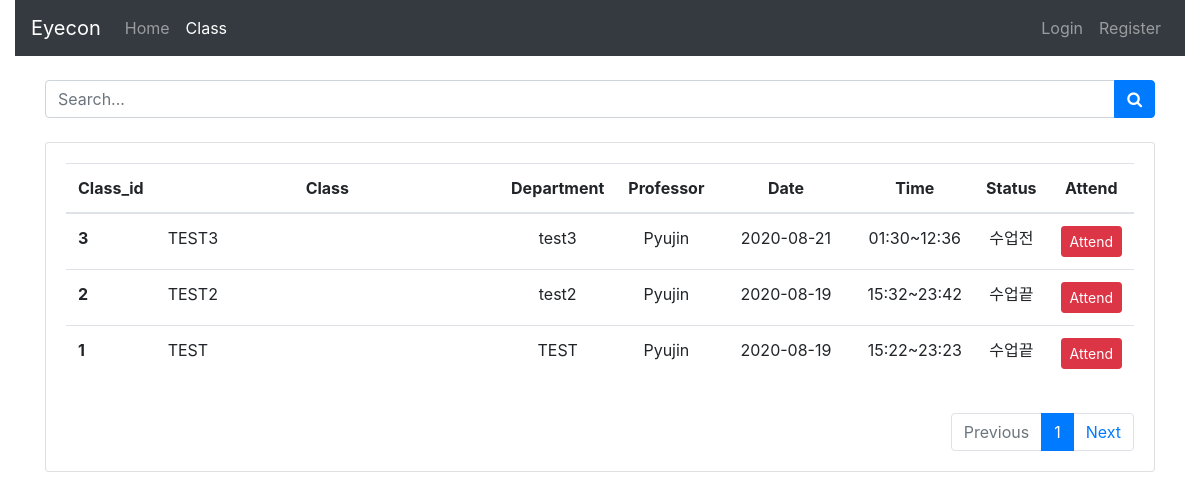
/class, run on the app's committed database.
### app.py (models this page shows)
class Class(db.Model):
    class_id = db.Column(db.Integer, primary_key=True, autoincrement=True)
    classname = db.Column(db.String)
    pname = db.Column(db.String)
    department = db.Column(db.String)
    Date = db.Column(db.String)
    starttime = db.Column(db.String)
    endtime = db.Column(db.String)
    password = db.Column(db.String)

### app.py (the view)
@app.route('/class', methods=['POST', 'GET'])
def class_():
    all_class = []
    for row in Class.query.order_by(Class.class_id.desc()):
        dt = datetime.strptime(row.Date, '%Y-%m-%d')
        st = datetime.strptime(row.starttime, '%H:%M')
        et = datetime.strptime(row.endtime, '%H:%M')
        now = datetime.now()
        nowdt = datetime.strptime(now.strftime("%Y-%m-%d"), "%Y-%m-%d")  # %H%M%S
        nowt = datetime.strptime(now.strftime("%H:%M"), "%H:%M")
        if (dt == nowdt and st < nowt and nowt < et):
            state = '수업중'
        elif ((dt == nowdt and nowt < st) or dt > nowdt):
            state = '수업전'
        else:
            state = '수업끝'
        tmp = {'classname': row.classname,
               'department': row.department,
               'professor': row.pname,
               'Date': row.Date,
               'starttime': row.starttime,
               'endtime': row.endtime,
               'state': state,
               '#': row.class_id
               }
        all_class.append(tmp)
    return render_template('class.html', page='class', info=all_class)

### templates/class.html (shortened to what this page needs)
<!doctype html>
<html lang="ko">
  <head>
    <link rel="stylesheet" href="https://stackpath.bootstrapcdn.com/bootstrap/4.5.2/css/bootstrap.min.css">
  </head>
  <body>
    <div class="container-fluid">
        {% include 'navbar.html' %}
    </div>
    <link href="https://maxcdn.bootstrapcdn.com/font-awesome/4.3.0/css/font-awesome.min.css" rel="stylesheet">
    <div class="container">
        <div class="input-group mb-4">
            <input type="search" placeholder="Search..." aria-describedby="button-addon5" class="form-control">
            <div class="input-group-append">
              <button id="button-addon5" type="submit" class="btn btn-primary"><i class="fa fa-search"></i></button>
            </div>
          </div>
        <div class="row">
            <div class="col-lg-12">
                <div class="card">
                    <div class="card-body">
                        <div class="table-responsive project-list">
                            <table class="table project-table table-centered table-nowrap">
                                <thead>
                                    <tr>
                                        <th scope="col">Class_id</th>
                                        <th scope="col" style="width: 40%">Class</th>
                                        <th scope="col">Department</th>
                                        <th scope="col">Professor</th>
                                        <th scope="col" style="width: 15%">Date</th>
                                        <th scope="col">Time</th>
                                        <th scope="col">Status</th>
                                        <th scope="col">Attend</th>
                                    </tr>
                                </thead>
                                <tbody>
                                    {% for row in info%}
                                    <tr>
                                        <th scope="row">{{ row['#'] }}</th>
                                        <td>{{ row['classname']}}</td>
                                        <td  style="text-align: center;">{{ row['department'] }}</td>
                                        <td  style="text-align: center;">{{ row['professor'] }}</td>
                                        <td  style="text-align: center;">{{ row['Date'] }}</td>
                                        <td  style="text-align: center;">{{ row['starttime'] }}~{{ row['endtime'] }}</td>
                                        <td  style="text-align: center;">
                                            {{ row['state'] }}
                                        </td>
                                        <td  style="text-align: center;">
                                            {%if row['state']=='수업중' %}
                                                <button type="button" onclick="location.href='/attend_check/class_id={{ row['#'] }}'" class="btn btn-success btn-sm">Attend</button>
                                            {% else %}
                                                <button type="button" onclick="javascript:btn()" class="btn btn-danger btn-sm">Attend</button>
                                            {% endif %}
                                        </td>
                                    </tr>
                                {% endfor %}
                                </tbody>
                            </table>
                        </div>
                        <div class="pt-3">
                            <ul class="pagination justify-content-end mb-0">
                                <li class="page-item disabled">
                                    <a class="page-link" href="#" tabindex="-1" aria-disabled="true">Previous</a>
                                </li>
                                <li class="page-item active"><a class="page-link" href="#">1</a></li>
                                <li class="page-item">
                                    <a class="page-link" href="#">Next</a>
                                </li>
                            </ul>
                        </div>
                    </div>
                </div>
            </div>
        </div>
    </div>
  </body>
</html>

### templates/navbar.html (shortened to what this page needs)
<nav class="navbar navbar-expand-lg navbar-dark bg-dark">
  <a class="navbar-brand" href="#">Eyecon</a>
  <div class="collapse navbar-collapse" id="navbarSupportedContent">
    <ul class="navbar-nav mr-auto">
      <li {% if page == 'home' %} class="nav-item active"{% else %} class="nav-item"{% endif %}>
        <a class="nav-link" href="/">Home <span class="sr-only">(current)</span></a>
      </li>
      <li {% if page == 'class' %} class="nav-item active" {% else %}class="nav-item"{% endif %}>
        <a class="nav-link" href="/class">Class</a>
      </li>
    </ul>
    <ul class="navbar-nav ml-auto">
        {% if current_user.is_authenticated %}
            {% if current_user.who =='professor' %}
                <li style="padding-top: 4px" class="nav-item">
                    <button class="btn btn-secondary btn-sm" onclick="location.href='/add_class'">Add Class</button>
                </li>
            {% endif %}
            <li class="nav-item">
                <a class="nav-link active">{{ current_user.username }}</a>
            </li>
            <li class="nav-item">
                <a class="nav-link" href="/logout">Logout</a>
            </li>
        {% else %}
            <li class="nav-item">
                <a class="nav-link" href="/login">Login</a>
            </li>
            <li class="nav-item">
                <a class="nav-link" href="/register">Register</a>
        {% endif %}
    </ul>
  </div>
</nav>

### templates/class.html (style rules this page uses)
.container { padding-top: 2%; }
thead { text-align: center; }

### data on the page
Class: class_id "3", classname "TEST3", department "test3", professor "Pyujin", Date "2020-08-21", starttime "01:30", endtime "12:36", state "수업전"
Class: class_id "2", classname "TEST2", department "test2", professor "Pyujin", Date "2020-08-19", starttime "15:32", endtime "23:42", state "수업끝"
Class: class_id "1", classname "TEST", department "TEST", professor "Pyujin", Date "2020-08-19", starttime "15:22", endtime "23:23", state "수업끝"
